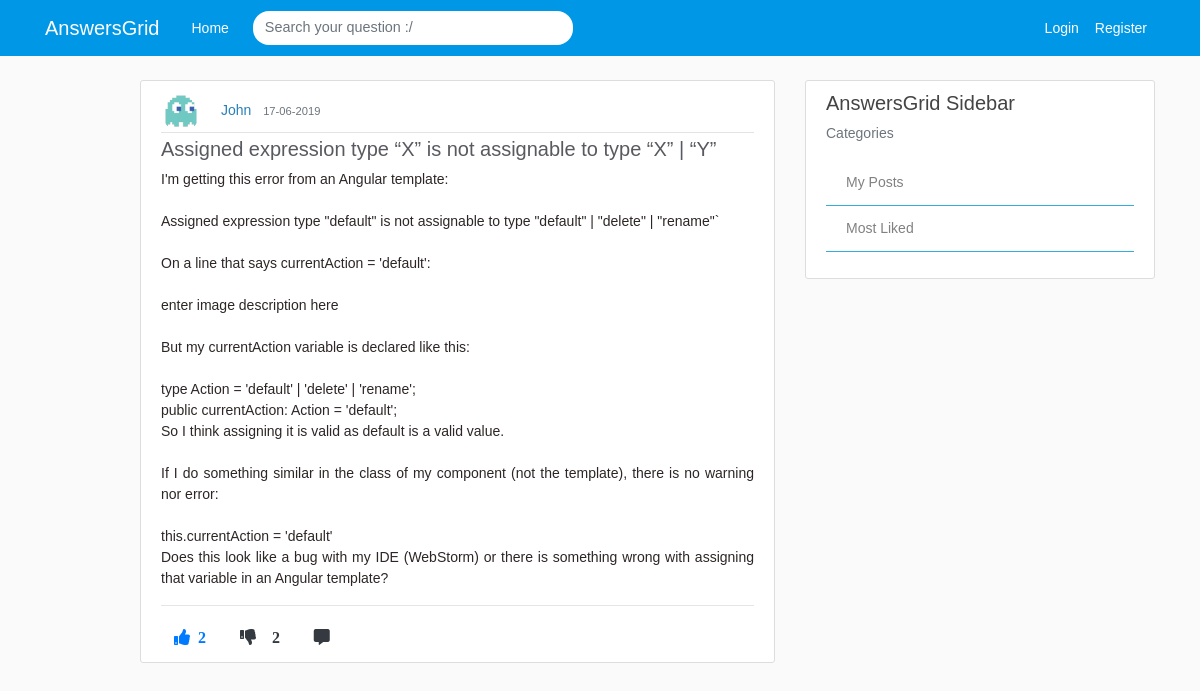
The app's page /post/4 with its own data.
### application/models.py (models this page shows, shortened)
class User(db.Model, UserMixin):
    id = db.Column(db.Integer, primary_key=True)
    username = db.Column(db.String(20), unique=True, nullable=False)
    email = db.Column(db.String(120), unique=True, nullable=False)
    image_file = db.Column(db.String(20), nullable=False, default='default.jpg')
    password = db.Column(db.String(60), nullable=False)
    verified = db.Column(db.Integer, nullable=False)
    posts = db.relationship('Post', backref='author', lazy=True)
    answers = db.relationship('Answer', backref="author", lazy=True)
    comments = db.relationship('Comment', backref='author', lazy=True)
    answercomments = db.relationship('AnswerComment', backref='author', lazy=True)
    favourites = db.relationship('Favourite', backref='author', lazy=True)

class Post(db.Model):
    id = db.Column(db.Integer, primary_key=True)
    title = db.Column(db.String(100), nullable=False)
    content = db.Column(db.Text, nullable=False)
    date_posted = db.Column(db.DateTime, nullable=False, default=datetime.utcnow)
    like_count = db.Column(db.Integer, nullable=False, default=0)
    dislike_count = db.Column(db.Integer, nullable=False, default=0)
    user_id = db.Column(db.Integer, db.ForeignKey('user.id'), nullable=False)
    comments = db.relationship('Comment', backref='commentOnPost', lazy=True)
    answers = db.relationship('Answer', backref='answerOnPost', lazy=True)
    favourites = db.relationship('Favourite', backref='favour_post', lazy=True)

### application/routes.py (the view)
@app.route("/post/<int:post_id>", methods=['GET', 'POST'])
def post(post_id):
    post = Post.query.get_or_404(post_id)
    return render_template('post.html',title=post.title,post=post)

### application/templates/post.html (shortened to what this page needs)
{% extends "layout.html" %}
{% block content %}
    <article class="media content-section">
      <div class="media-body">
        <div class="article-metadata">
          <img class="rounded-circle article-img" src="{{ url_for('static', filename='profile_pics/' + post.author.image_file) }}">
          <a class="mr-2" href="{{ url_for('user_posts', username=post.author.username) }}">{{ post.author.username }}</a>
          <small class="text-muted">{{ post.date_posted.strftime('%d-%m-%Y') }}</small>
        </div>
        <h5 class="article-title text-justify">{{ post.title }}</h5>
        <p class="article-content text-justify">{{ post.content }}</p>
        <p><a class="article-content text-justify" href="#">{{ post.tags }}</a></p><hr>
        {%  if current_user.is_authenticated %}
        <a href="{{ url_for('upvote', post_id=post.id, user_id=current_user.id) }}"><i class="fas fa-thumbs-up mr-1 btn text-primary upvote"><span class="ml-2 likes-count">{{ post.like_count }}</span></i></a>
        <a href="{{ url_for('downvote', post_id=post.id, user_id=current_user.id) }}"><i class="fas fa-thumbs-down mr-1 btn text-dark"><span id="demo" class="ml-3">{{ post.dislike_count }}</i></a>
        <a href="{{url_for('comment_post', post_id=post.id)}}"><i class="fas fa-comment-alt mr-1 btn text-dark"></i></a>
        <a href="https://twitter.com/share?ref_src=twsrc%5Etfw" class="twitter-share-button" data-show-count="false"></a>
        {% else %}
        <a href="#"><i class="fas fa-thumbs-up mr-1 btn text-primary upvote"><span class="ml-2 likes-count">{{ post.like_count }}</span></i></a>
        <a href="#"><i class="fas fa-thumbs-down mr-1 btn text-dark"><span id="demo" class="ml-3">{{ post.like_count }}</i></a>
        <a href="{{url_for('comment_post', post_id=post.id)}}"><i class="fas fa-comment-alt mr-1 btn text-dark"></i></a>
      {% endif %}
      </div>
    </article>
{% endblock content %}

### application/static/main.css (style rules this page uses)
body { background: #fafafa; color: #333333; margin-top: 5rem; }
h1, h2, h3, h4, h5, h6 { color: #444444; }
.content-section { background: #ffffff; padding: 10px 20px; border: 1px solid #dddddd; border-radius: 3px; margin-bottom: 20px; }
.article-title { color: #444444; }
.article-content { white-space: pre-line; }
.article-img { height: 40px; width: 40px; margin-right: 16px; }
.article-metadata { padding-bottom: 1px; margin-bottom: 4px; border-bottom: 1px solid #e3e3e3 }

### application/templates/layout.html (style rules this page uses)
body { color: #2e2626; margin-top: 5rem; font-size: 14px; font-weight: unset; line-height: 1.5; font-family: Arial; }
img { display: inline; }
a { color: #2980b9; }
.fa-thumbs-up { color: #4286f4; }
.fa-thumbs-down { color: #f1545b }
.article-title { color: #595a60; }

### records on screen
User: image_file (placeholder picture), author.username "John"
Post: date_posted "17-06-2019", title "Assigned expression type “X” is not assignable to type “X” | “Y”", content "I'm getting this error from an Angular template: Assigned expression type \"default\" is not assignable to type \"default\" | \"delete\" | \"rename\"` On a line that says currentAction = 'default': enter image description here But my currentAction variable is declared like this: type Action = 'default' | 'delete' | 'rename'; public currentAction: Action = 'default'; So I think assigning it is valid as default is a valid value. If I do something similar in the class of my component (not the template), there is no warning nor error: this.currentAction = 'default' Does this look like a bug with my IDE (WebStorm) or there is something wrong with assigning that variable in an Angular template?", like_count "2"
